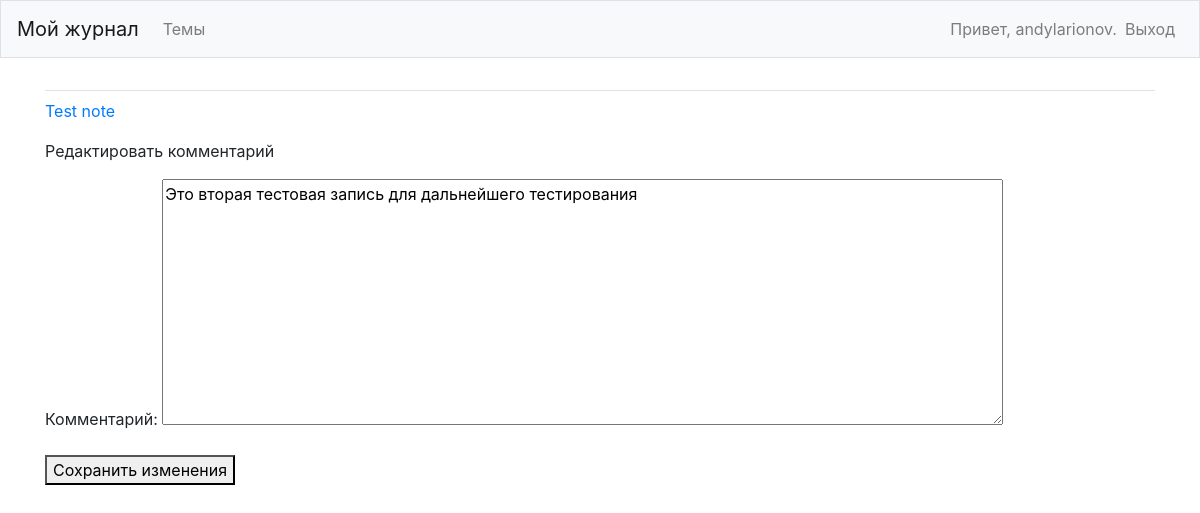
The page /edit_entry/2/ (signed in) on the database its author committed.
### my_journal_p/models.py (models this page shows, shortened)
class Topic(models.Model):
    text = models.CharField(max_length=200)
    date_added = models.DateTimeField(auto_now_add=True)
    owner = models.ForeignKey(User, on_delete=models.CASCADE)
    def __str__(self):
        return self.text

class Entry(models.Model):
    topic = models.ForeignKey(Topic, on_delete=models.CASCADE)
    text = models.TextField()
    date_added = models.DateTimeField(auto_now_add=True)
    class Meta:
        verbose_name_plural = 'entries'

### my_journal_p/views.py (the view)
# urls.py: path('edit_entry/<int:entry_id>/', views.edit_entry, name='edit_entry'),
@login_required()
def edit_entry(request, entry_id):
    entry = Entry.objects.get(id=entry_id)
    topic = entry.topic
    check_topic_owner(topic.owner, request)
    if request.method != "POST":
        form = EntryForm(instance=entry)
    else:
        form = EntryForm(instance=entry, data=request.POST)
        if form.is_valid():
            form.save()
            return redirect('my_journal_p:topic', topic_id=topic.id)
    context = {'entry': entry, 'topic': topic, 'form':form}
    return render(request, 'my_journal_p/edit_entry.html', context)

### my_journal_p/forms.py
class EntryForm(forms.ModelForm):
    class Meta:
        model = Entry
        fields = ["text"]
        labels = {'text': 'Комментарий:'}
        widgets = {'text': forms.Textarea(attrs={'cols': 80})}

### my_journal_p/views.py (called while the page is built)
def check_topic_owner(owner, request):
    if owner != request.user:
        raise Http404

### my_journal_p/templates/my_journal_p/edit_entry.html (shortened to what this page needs)
<!DOCTYPE html>
<html lang="en">
<head>
</head>
<body>
{% extends "my_journal_p/base.html" %}
{% block content %}
    <p><a href="{% url 'my_journal_p:topic' topic.id %}">{{topic}}</a></p>
    <p>Редактировать комментарий</p>
    <form action="{% url 'my_journal_p:edit_entry' entry.id %}" method="post">
        {{form.as_p}}
        <button name="submit">Сохранить изменения</button>
    </form>
{%endblock content%}

### my_journal_p/templates/my_journal_p/base.html (shortened to what this page needs)
{% load bootstrap4 %}
<!doctype html>
<html lang="ru">
<head>
  {% bootstrap_css %}
</head>
<body>
<nav class="navbar navbar-expand-md navbar-light bg-light mb-4 border">
  <a class="navbar-brand" href="{% url 'my_journal_p:index' %}">Мой журнал</a>
<div class = "collapse navbar-collapse" id="navbarCollapse">
  <ul class="navbar-nav mr-auto">
    <li class="nav-item">
      <a class="nav-link" href="{% url 'my_journal_p:topics'%}">Темы</a>
    </li>
  </ul>
  <ul class="navbar-nav ml-auto">
    {% if user.is_authenticated %}
    <li class="nav-item">
      <span class="navbar-text">Привет, {{ user.username}}.</span>
    </li>
    <li class="nav-item">
      <a class="nav-link" href="{% url 'users:logout' %}">Выход</a>
    </li>
    {% endif %}
  </ul>
</div>
</nav>
<main role="main" class="container">
  <div class="pb-2 mb-2 border-bottom">
  </div>
  <div>
    {% block content %} {%endblock content%}
  </div>
</main>
</body>
</html>

### rows shown on the page
Topic: text "Test note"
Entry: text "Это вторая тестовая запись для дальнейшего тестирования"

### other values the page prints
{{ user.username }} "andylarionov"
